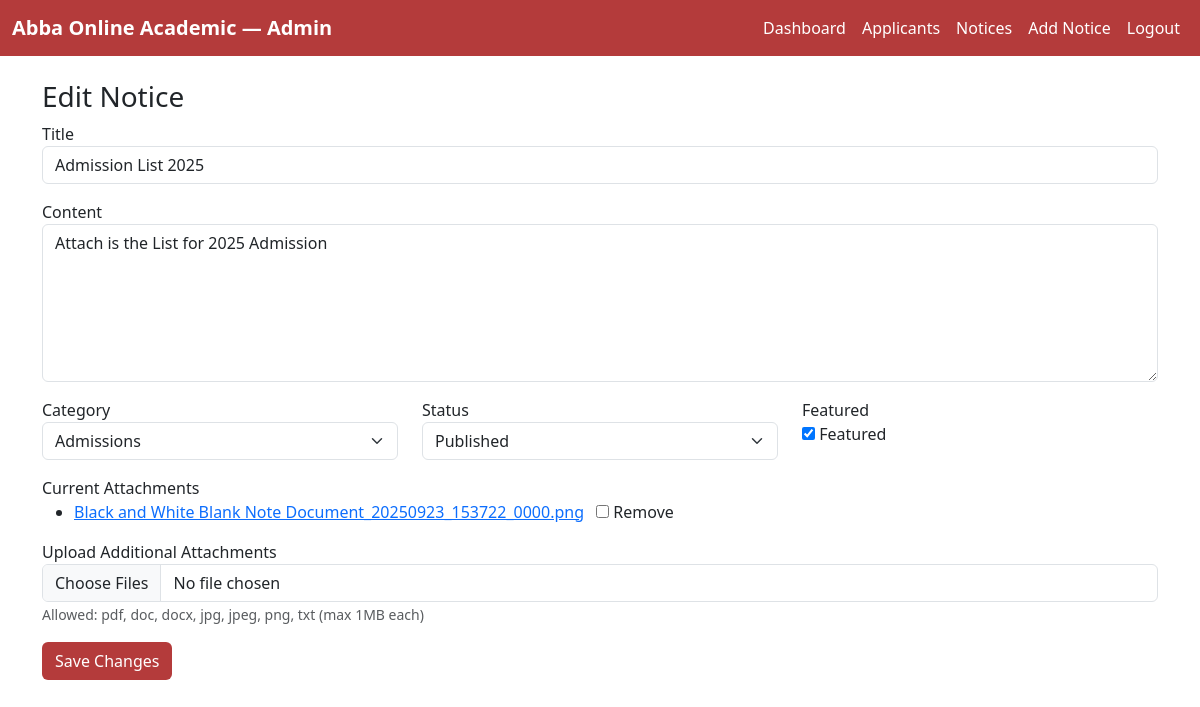
/admin_edit_notice.php?id=1 (signed in), run on the app's committed database.
### tables this page shows
CREATE TABLE `notices` (
  `id` int(11) NOT NULL,
  `title` varchar(255) NOT NULL,
  `content` text NOT NULL,
  `category` varchar(100) NOT NULL DEFAULT 'General',
  `attachments_json` text DEFAULT NULL,
  `status` enum('published','draft') NOT NULL DEFAULT 'published',
  `is_featured` tinyint(1) NOT NULL DEFAULT 0,
  `created_at` timestamp NOT NULL DEFAULT current_timestamp(),
  `updated_at` timestamp NULL DEFAULT NULL ON UPDATE current_timestamp()
);

### admin_edit_notice.php (the view, shortened to what this page needs)
<?php
include 'db_connect.php';
$id = intval($_GET['id']);
$stmt = $conn->prepare("SELECT * FROM notices WHERE id=?");
$stmt->bind_param("i",$id);
$stmt->execute();
$notice = $stmt->get_result()->fetch_assoc();
$categories = ['Admissions','Exams','News','General','Events','Internal Memo'];
?>
<!doctype html>
<html>
<head>
  <link href="https://cdn.jsdelivr.net/npm/bootstrap@5.3.2/dist/css/bootstrap.min.css" rel="stylesheet">
</head>
<body>
<?php include 'admin_header.php'; ?>
<div class="container my-4">
  <h3>Edit Notice</h3>
  <form method="post" enctype="multipart/form-data">
    <div class="mb-3"><label>Title</label><input name="title" class="form-control" value="<?= htmlspecialchars($notice['title']) ?>" required></div>
    <div class="mb-3"><label>Content</label><textarea name="content" class="form-control" rows="6"><?= htmlspecialchars($notice['content']) ?></textarea></div>
    <div class="row mb-3">
      <div class="col-md-4">
        <label>Category</label>
        <select name="category" class="form-select">
          <?php foreach ($categories as $c): ?>
            <option value="<?= htmlspecialchars($c) ?>" <?= $notice['category']==$c ? 'selected':'' ?>><?= htmlspecialchars($c) ?></option>
          <?php endforeach; ?>
        </select>
      </div>
      <div class="col-md-4">
        <label>Status</label>
        <select name="status" class="form-select">
          <option value="published" <?= $notice['status']=='published' ? 'selected' : '' ?>>Published</option>
        </select>
      </div>
      <div class="col-md-4">
        <label class="d-block">Featured</label>
        <input type="checkbox" name="is_featured" value="1" <?= $notice['is_featured'] ? 'checked' : '' ?>> Featured
      </div>
    </div>
    <div class="mb-3">
      <label>Current Attachments</label>
      <ul>
        <?php
        $existing = json_decode($notice['attachments_json'], true) ?: [];
        foreach ($existing as $f): ?>
          <li>
            <a href="<?= htmlspecialchars($f['path']) ?>" target="_blank"><?= htmlspecialchars($f['name']) ?></a>
            <label class="ms-2"><input type="checkbox" name="remove_files[]" value="<?= htmlspecialchars($f['path']) ?>"> Remove</label>
          </li>
        <?php endforeach; ?>
      </ul>
    </div>
    <div class="mb-3">
      <label>Upload Additional Attachments</label>
      <input type="file" name="attachments[]" multiple class="form-control">
      <small class="form-text text-muted">Allowed: pdf, doc, docx, jpg, jpeg, png, txt (max 1MB each)</small>
    </div>
    <button class="btn" style="background:#b43b3b;color:#fff;">Save Changes</button>
  </form>
</div>
</body>
</html>

### data on the page
notices: title "Admission List 2025", content "Attach is the List for 2025 Admission", category "Admissions", status "Published", is_featured "☑"

### other printed values
$f['name'] "Black and White Blank Note Document_20250923_153722_0000.png"
